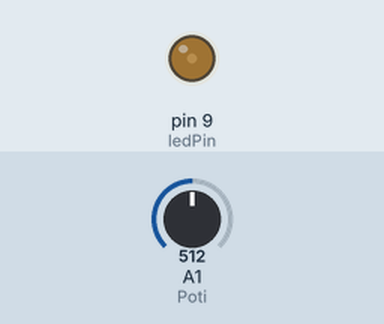
The sketch below on a simulated Arduino Uno, built with avr-gcc and run on an emulated ATmega328P. Parts: output pins drawn as LEDs (lit = HIGH). Inputs (shaded band) come from the test bench; at power-on: A1 (Poti) = 512.

Above: at 1.2 s.
1.3 s: A1 (Poti) set to 787
2.8 s: A1 (Poti) set to 817
At 3.4 s:
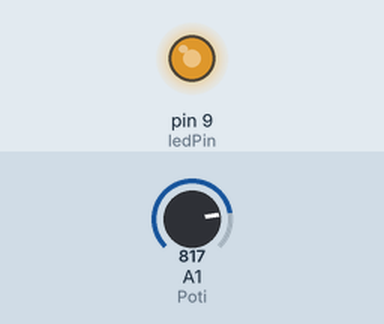
4.3 s: A1 (Poti) set to 716
At 5.5 s:
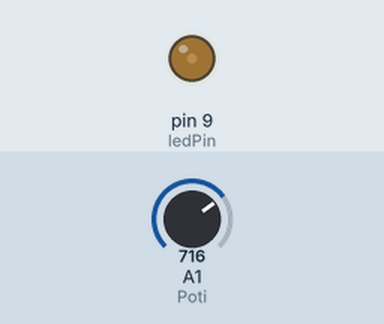
5.8 s: A1 (Poti) set to 900
At 6.9 s:
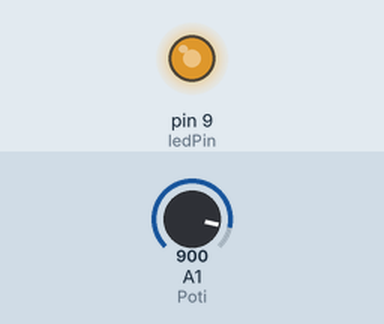
Timing chart, 0 to 8.3 s (numbered marks = the images above; inputs shaded):
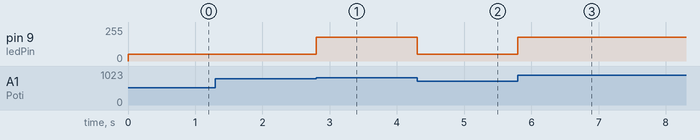

Measured:
- the behaviour switches between 799 and 800 on A1 (Poti) (found by bisection; images 0 and 1)
- after the input at 1.3 s, every drawn part: stays the same
- after the input at 2.8 s, pin 9 (ledPin): 50/255 → 180/255 at once
- after the input at 4.3 s, pin 9 (ledPin): 180/255 → 50/255 at once
- after the input at 5.8 s, pin 9 (ledPin): 50/255 → 180/255 at once

The sketch:

photodiode.ino
```cpp
/*
Übung 07
Mit einem Fotowiderstand wird eine LED Ein/Aus geschaltet.
Wird ein bestimmter Helligkeitswert unterschritten, so wird die LED eingeschaltet.
(Dämmerungsschalter)
by Thomas Ecker,
www.physicalcomputing.at
Juni 2010

*/

int Poti = 1; // Fotowiderstand am Analog 0
 // LED am Digital 3
int ValuePot = 0; // Variable für Spannung am Analog In
int Empfindlichkeit = 800;
const int ledPin = 9;
// über diesen Wert kann die Empfindlichkeit eingestellt werden
// wird der Wert erhöht, so schaltet die LED erst ein, wenn es dunkler wird
// und umgekehrt

void setup() {
pinMode(ledPin, OUTPUT);
}

void loop() {
byte brightness;

ValuePot = analogRead(Poti); // Abfrage am Analog Eingang
// ValuePot kann einen Wert von 0 - 1023 annehmen.

if (ValuePot >= Empfindlichkeit){

analogWrite(ledPin, 180);
}
else {
analogWrite(ledPin, 50);
}

}
```
